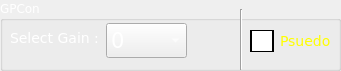
  <widget class="QGroupBox" name="GPCon">
   <property name="geometry">
    <rect>
     <x>320</x>
     <y>520</y>
     <width>341</width>
     <height>71</height>
    </rect>
   </property>
   <property name="palette">
    <palette>
     <active>
      <colorrole role="WindowText">
       <brush brushstyle="SolidPattern">
        <color alpha="255">
         <red>255</red>
         <green>255</green>
         <blue>255</blue>
        </color>
       </brush>
      </colorrole>
      <colorrole role="Text">
       <brush brushstyle="SolidPattern">
        <color alpha="255">
         <red>255</red>
         <green>255</green>
         <blue>255</blue>
        </color>
       </brush>
      </colorrole>
      <colorrole role="ButtonText">
       <brush brushstyle="SolidPattern">
        <color alpha="255">
         <red>255</red>
         <green>255</green>
         <blue>255</blue>
        </color>
       </brush>
      </colorrole>
     </active>
     <inactive>
      <colorrole role="WindowText">
       <brush brushstyle="SolidPattern">
        <color alpha="255">
         <red>255</red>
         <green>255</green>
         <blue>255</blue>
        </color>
       </brush>
      </colorrole>
      <colorrole role="Text">
       <brush brushstyle="SolidPattern">
        <color alpha="255">
         <red>255</red>
         <green>255</green>
         <blue>255</blue>
        </color>
       </brush>
      </colorrole>
      <colorrole role="ButtonText">
       <brush brushstyle="SolidPattern">
        <color alpha="255">
         <red>255</red>
         <green>255</green>
         <blue>255</blue>
        </color>
       </brush>
      </colorrole>
     </inactive>
     <disabled>
      <colorrole role="WindowText">
       <brush brushstyle="SolidPattern">
        <color alpha="255">
         <red>116</red>
         <green>116</green>
         <blue>116</blue>
        </color>
       </brush>
      </colorrole>
      <colorrole role="Text">
       <brush brushstyle="SolidPattern">
        <color alpha="255">
         <red>116</red>
         <green>116</green>
         <blue>116</blue>
        </color>
       </brush>
      </colorrole>
      <colorrole role="ButtonText">
       <brush brushstyle="SolidPattern">
        <color alpha="255">
         <red>116</red>
         <green>116</green>
         <blue>116</blue>
        </color>
       </brush>
      </colorrole>
     </disabled>
    </palette>
   </property>
   <property name="font">
    <font>
     <family>DejaVu Sans</family>
     <weight>50</weight>
     <bold>false</bold>
    </font>
   </property>
   <property name="title">
    <string>GPCon</string>
   </property>
   <widget class="QComboBox" name="comboBox">
    <property name="geometry">
     <rect>
      <x>106</x>
      <y>23</y>
      <width>81</width>
      <height>35</height>
     </rect>
    </property>
    <property name="font">
     <font>
      <family>DejaVu Sans</family>
      <pointsize>16</pointsize>
     </font>
    </property>
    <item>
     <property name="text">
      <string>0</string>
     </property>
    </item>
    <item>
     <property name="text">
      <string>1</string>
     </property>
    </item>
    <item>
     <property name="text">
      <string>2</string>
     </property>
    </item>
    <item>
     <property name="text">
      <string>4</string>
     </property>
    </item>
    <item>
     <property name="text">
      <string>8</string>
     </property>
    </item>
    <item>
     <property name="text">
      <string>16</string>
     </property>
    </item>
    <item>
     <property name="text">
      <string>32</string>
     </property>
    </item>
    <item>
     <property name="text">
      <string>64</string>
     </property>
    </item>
    <item>
     <property name="text">
      <string>128</string>
     </property>
    </item>
    <item>
     <property name="text">
      <string>256</string>
     </property>
    </item>
    <item>
     <property name="text">
      <string>512</string>
     </property>
    </item>
    <item>
     <property name="text">
      <string>1024</string>
     </property>
    </item>
    <item>
     <property name="text">
      <string>2048</string>
     </property>
    </item>
    <item>
     <property name="text">
      <string>4096</string>
     </property>
    </item>
   </widget>
   <widget class="QLabel" name="label">
    <property name="geometry">
     <rect>
      <x>10</x>
      <y>30</y>
      <width>101</width>
      <height>17</height>
     </rect>
    </property>
    <property name="font">
     <font>
      <pointsize>-1</pointsize>
      <weight>50</weight>
      <italic>false</italic>
      <bold>false</bold>
     </font>
    </property>
    <property name="styleSheet">
     <string notr="true">color:white;
font:14px;
</string>
    </property>
    <property name="text">
     <string>Select Gain :</string>
    </property>
   </widget>
   <widget class="QLabel" name="GPCONHexLabel">
    <property name="geometry">
     <rect>
      <x>190</x>
      <y>30</y>
      <width>41</width>
      <height>17</height>
     </rect>
    </property>
    <property name="styleSheet">
     <string notr="true">color:white;
font:14px;
</string>
    </property>
    <property name="text">
     <string/>
    </property>
   </widget>
   <widget class="Line" name="line">
    <property name="geometry">
     <rect>
      <x>240</x>
      <y>9</y>
      <width>3</width>
      <height>61</height>
     </rect>
    </property>
    <property name="orientation">
     <enum>Qt::Vertical</enum>
    </property>
   </widget>
   <widget class="QCheckBox" name="chkPsuedo">
    <property name="geometry">
     <rect>
      <x>250</x>
      <y>30</y>
      <width>96</width>
      <height>22</height>
     </rect>
    </property>
    <property name="styleSheet">
     <string notr="true">QCheckBox{
font: 14px;
color:yellow
}
 QCheckBox::indicator {
     width: 20px;
     height:20px;
   border: 2px solid black;
	 border-radius:1;

 }
 QCheckBox::indicator::unchecked {
		background-color:white;
     }

     QCheckBox::indicator:unchecked:hover {
		background-color:white;
     }

     QCheckBox::indicator:unchecked:pressed {
		background-color:white;
     }

     QCheckBox::indicator::checked {
		background-color:#f2a400;
     }

     QCheckBox::indicator:checked:hover {
		background-color:#f2a400;
     }

     QCheckBox::indicator:checked:pressed {
		background-color:#f2a400;
     }</string>
    </property>
    <property name="text">
     <string>Psuedo</string>
    </property>
   </widget>
  </widget>
